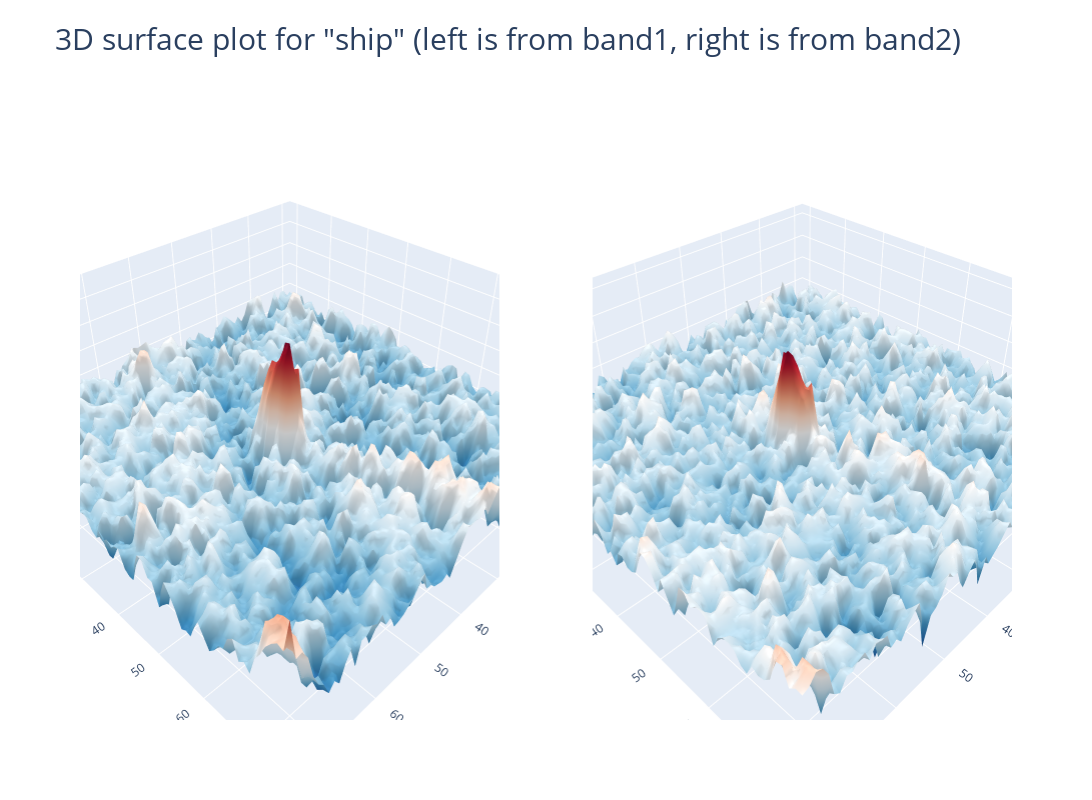

Source (notebook cell):
### Code cell
label = 'ship'

fig = tools.make_subplots(rows=1, cols=2,  specs=[[{'is_3d': True}, {'is_3d': True}]])
fig.append_trace(dict(type='surface', z=band1, colorscale='RdBu_r',
                          scene='scene1', showscale=False), 1, 1)
fig.append_trace(dict(type='surface', z=band2, colorscale='RdBu_r',
                          scene='scene2', showscale=False), 1, 2)


fig['layout'].update(title='3D surface plot for "{}" (left is from band1, right is from band2)'.format(label), titlefont=dict(size=30), height=800, width=1200)

py.iplot(fig)

### Figure 1 — Plotly figure (JSON) as saved in the notebook; plotly's stock layout.template omitted (floating-point values rounded to 4 significant figures; data arrays with more than 128 entries replaced by an {"elided": "..."} marker saying what was removed)
{"data": [{"colorscale": [[0, "rgb(5,48,97)"], [0.1, "rgb(33,102,172)"], [0.2, "rgb(67,147,195)"], [0.3, "rgb(146,197,222)"], [0.4, "rgb(209,229,240)"], [0.5, "rgb(247,247,247)"], [0.6, "rgb(253,219,199)"], [0.7, "rgb(244,165,130)"], [0.8, "rgb(214,96,77)"], [0.9, "rgb(178,24,43)"], [1, "rgb(103,0,31)"]], "scene": "scene", "showscale": false, "z": {"elided": "75x75 float values"}, "type": "surface"}, {"colorscale": [[0, "rgb(5,48,97)"], [0.1, "rgb(33,102,172)"], [0.2, "rgb(67,147,195)"], [0.3, "rgb(146,197,222)"], [0.4, "rgb(209,229,240)"], [0.5, "rgb(247,247,247)"], [0.6, "rgb(253,219,199)"], [0.7, "rgb(244,165,130)"], [0.8, "rgb(214,96,77)"], [0.9, "rgb(178,24,43)"], [1, "rgb(103,0,31)"]], "scene": "scene2", "showscale": false, "z": {"elided": "75x75 float values"}, "type": "surface"}], "layout": {"height": 800, "scene": {"domain": {"x": [0, 0.45], "y": [0, 1]}}, "title": {"font": {"size": 30}, "text": "3D surface plot for \"ship\" (left is from band1, right is from band2)"}, "width": 1200, "scene2": {"domain": {"x": [0.55, 1], "y": [0, 1]}}}}
